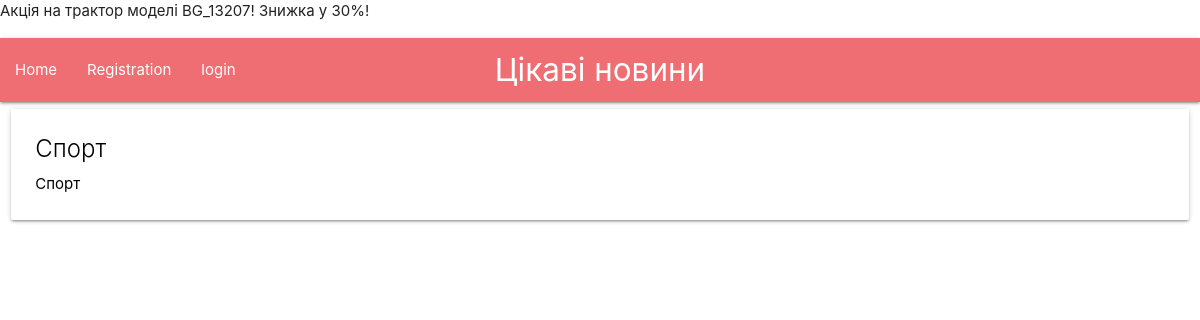
Before: / with the older database file.
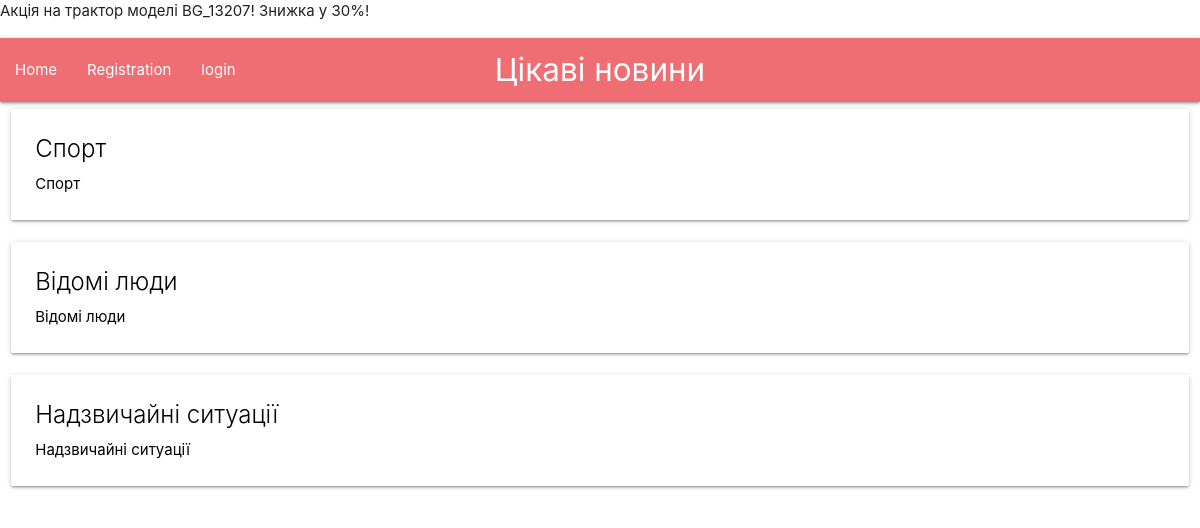
After: the same page with the newer database file.
### main/models.py (models this page shows, shortened)
class Categories(models.Model):
	name = models.CharField(max_length = 50, null=False)
	summury = models.CharField(max_length = 200)
	url_slug = models.CharField(max_length = 30, null=False)

### main/views.py (the view)
# urls.py: path("", views.show_categories, name='home'),
def show_categories(request):
    return render(request, "main/categories.html",{'category': Categories.objects.all})

### main/templates/main/categories.html
{%extends "main/head.html" %}
{% block content %}
<div class="row">
	{%for c in category%}
	<div class="col s12 13">
		<a href="/{{c.url_slug}}"< style="color:#000000" >
		<div class="card hoverable">
			<div class="card-content">
				<div class="card-title">
					{{c.name}}
				</div>
				<p>{{c.summury}}</p>
			</div>
		</div>
	    </a>
	</div>
	{%endfor%}
</div>
{% endblock%}

### main/templates/main/head.html (shortened to what this page needs)
{% load static %}
{% load static %}
    <link rel="stylesheet" href="https://cdnjs.cloudflare.com/ajax/libs/materialize/1.0.0/css/materialize.min.css">
<p>Акція на трактор моделі BG_13207! Знижка у 30%!</p>
<body>
  <nav>
    <div class="nav-wrapper">
      <a href="#" class="brand-logo center">Цікаві новини</a>
      <ul id="nav-mobile" class="left hide-on-med-and-down">
        <li><a href="/">Home</a></li>
        {% if user.is_authenticated %}
        <li><a href="/logout">logout</a></li>
        {% else %}
        <li><a href="/register">Registration</a></li>
        <li><a href="/login">login</a></li>
        {% endif %}
      </ul>
    </div>
  </nav>
{% block content %}
{%endblock%}
</body>

Changed rows visible on the page:
added Categories: name "Відомі люди", summury "Відомі люди"
added Categories: name "Надзвичайні ситуації", summury "Надзвичайні ситуації"
